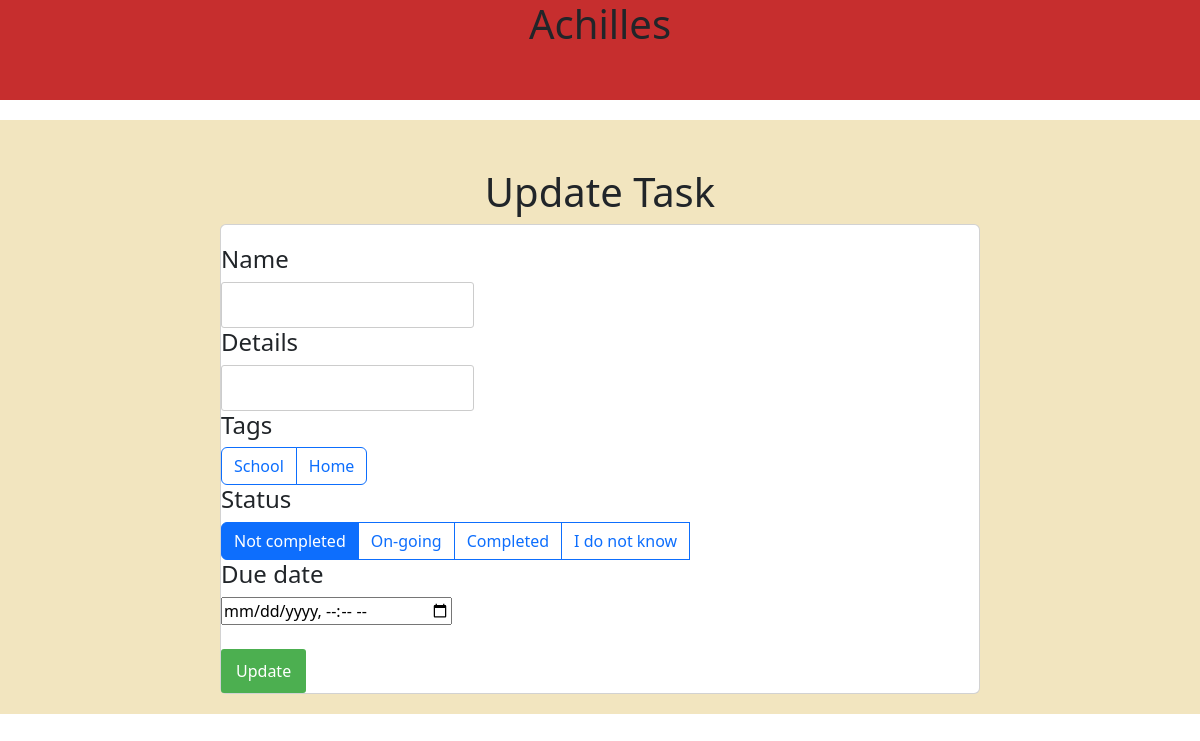
Screenshot of /update/1 with the database file from the repository.
### tables this page shows
CREATE TABLE Tags (
    TID INTEGER PRIMARY KEY AUTOINCREMENT,
    Name VARCHAR(255) UNIQUE
);

CREATE TABLE Status (
    SID INTEGER PRIMARY KEY AUTOINCREMENT,
    Name VARCHAR(255) UNIQUE
);

### app.py (the view)
@app.route('/update/<int:id>', methods=['GET', 'POST'])
def update(id):
    if request.method == 'POST':
        con = request.form['con']
        det = request.form['det']
        opt = request.form['opt']
        date = request.form['date']
        query = f"UPDATE Tasks SET Name = '{con}', Details = '{det}', SID = {opt}, DDate = '{date}' WHERE TID = {id}"
        try:
            raw(query)
            raw(f"DELETE FROM TT WHERE TkID = {id}")
            for i in request.form:
                if 'tag' in i:
                    tq = f"INSERT INTO TT (TkID, TgID) VALUES ({id}, {request.form[i]})"
                    raw(tq)
            return redirect('/')
        except:
            return "There was an error"
    else:
        item = raww(f"SELECT * FROM Tasks WHERE TID = {id}")
        status = raww("SELECT * FROM Status")
        item = item[0]
        tags = raww("SELECT * FROM Tags")
        tt = raww("SELECT * FROM TT")
        if len(item) == 0:
            return render_template('error.html', s="Task ID invalid")
        return render_template('update.html', item=item, status=status, tags=tags,tt=tt)

### db.py (called while the page is built)
def raww(query):
    with sqlite3.connect("info.db") as con:
        cur = con.cursor()
        res = cur.execute(query)
        res = res.fetchall()
        con.commit()
    return res

### templates/update.html (shortened to what this page needs)
{% extends 'base.html' %}
{% block body %}
<div class="content pt-5">
    <h1>Update Task</h1>
    <div class="card">
        <form action="/update/{{item[0]}}" method="POST">
            <h4>Name</h4>
            <input type="text" name="con" id="con" value="{{item[1]}}">
            <br />
            <h4>Details</h4>
            <input type="text" name="det" id="det" value="{{item[2]}}">
            <br />
            <h4>Tags</h4>
            <div class="btn-group" role="group" aria-label="Basic checkbox toggle button group">
                {% for tag in tags %}
                <label class="btn btn-outline-primary" for="btncheck{{tag[0]}}">{{tag[1]}}</label>
                {% endfor %}
            </div>
            <h4>Status</h4>
            <div class="btn-group" role="group" aria-label="Basic radio toggle button group">
                {% for i in status %}
                <label class="btn btn-outline-primary" for="status{{i[0]}}">{{i[1]}}</label>
                <br />
                {% endfor %}
            </div>
            <h4>Due date</h4>
            <input type="datetime-local" name="date" id="deadline">
            <br />
            <br />
            <input type="submit" value="Update">
        </form>
    </div>
</div>
{% endblock %}

### static/css/main.css (style rules this page uses)
body { font-family: Arial, sans-serif; margin: 0; padding: 0; }
.content { max-width: 800px; margin: 20px auto; padding: 20px; }
h1 { text-align: center; margin-bottom: 20px; }
form { margin-top: 20px; }
input[type="text"] { padding: 10px; border: 1px solid #ccc; border-radius: 3px; }
input[type="submit"] { padding: 10px 15px; background-color: #4caf50; color: white; border: none; cursor: pointer; border-radius: 3px; }

### rows the page displays
Tags: Name "School"
Tags: Name "Home"
Status: Name "Not completed"
Status: Name "On-going"
Status: Name "Completed"
Status: Name "I do not know"
